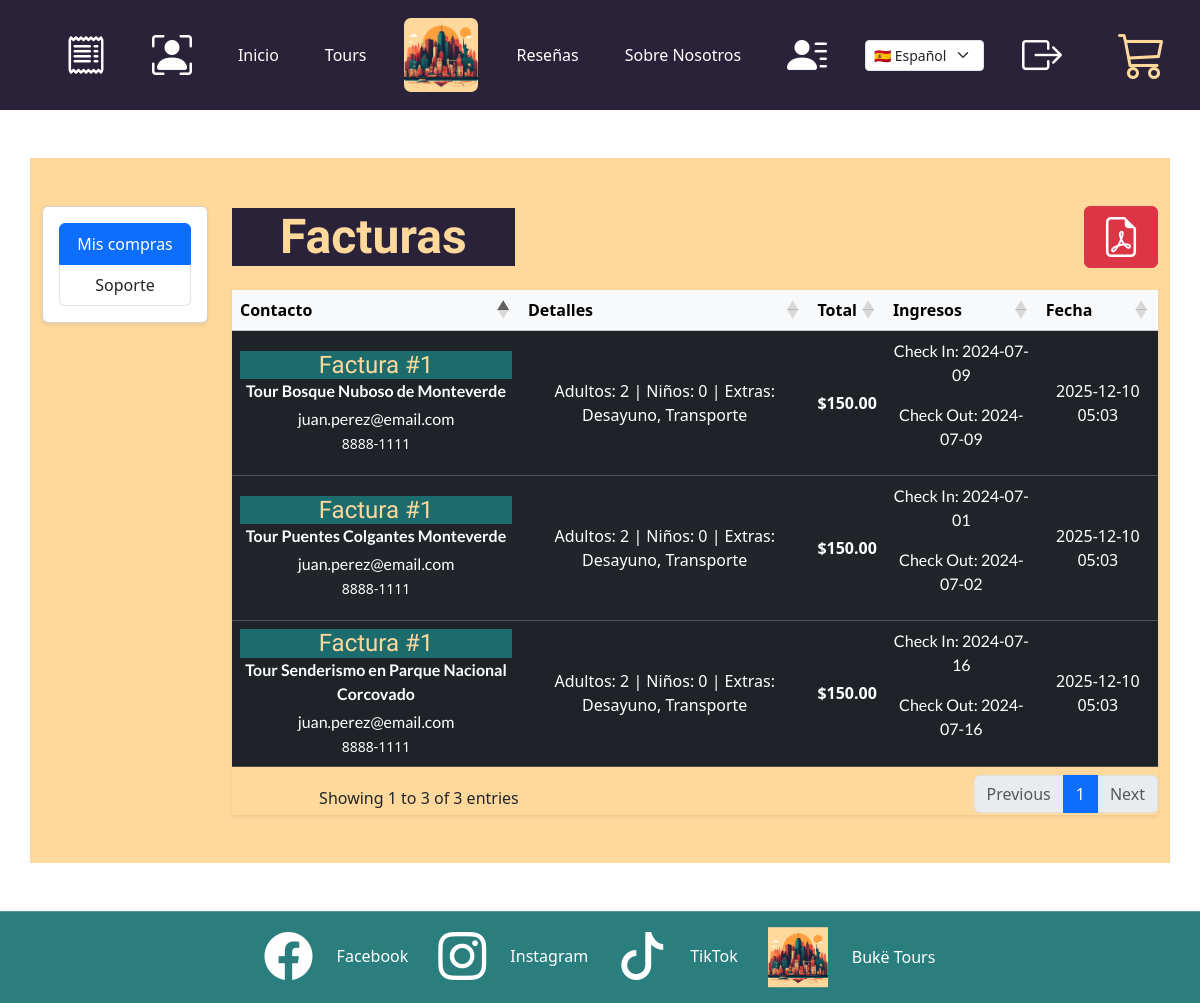
The page /invoices/index.php (signed in) on the database its author committed.
### tables this page shows
CREATE TABLE reservation_tour (
  id INT UNSIGNED NOT NULL AUTO_INCREMENT,

  reservation_id INT UNSIGNED NOT NULL,
  tour_id        INT UNSIGNED NOT NULL,

  check_in_date  DATE NOT NULL,
  check_out_date DATE NOT NULL,

  adults   INT UNSIGNED NOT NULL DEFAULT 0,  
  children INT UNSIGNED NOT NULL DEFAULT 0,  

  created_at TIMESTAMP DEFAULT CURRENT_TIMESTAMP,
  updated_at TIMESTAMP DEFAULT CURRENT_TIMESTAMP ON UPDATE CURRENT_TIMESTAMP,

  PRIMARY KEY (id),

  CONSTRAINT fk_reservation_tour_reservation
    FOREIGN KEY (reservation_id)
    REFERENCES reservation(id)
    ON DELETE CASCADE
    ON UPDATE CASCADE,

  CONSTRAINT fk_reservation_tour_tour
    FOREIGN KEY (tour_id)
    REFERENCES tour(id)
    ON DELETE RESTRICT
    ON UPDATE CASCADE
);

CREATE TABLE IF NOT EXISTS  reservation(
  id INT UNSIGNED NOT NULL AUTO_INCREMENT,
  full_name VARCHAR(200) NOT NULL,
  email VARCHAR(150) NOT NULL,
  telephone VARCHAR(120) NOT NULL,
  country VARCHAR(120) NOT NULL,
  passport VARCHAR(220) NOT NULL,
  adults INT NOT NULL,
  children INT NULL,
  idioma VARCHAR(120) NOT NULL,
  breakfast BOOLEAN NULL DEFAULT FALSE,
  lunch BOOLEAN NULL DEFAULT FALSE,
  dinner BOOLEAN NULL DEFAULT FALSE,
  transport BOOLEAN NULL DEFAULT FALSE,
  travel_insurance BOOLEAN NULL DEFAULT FALSE,
  photo_package BOOLEAN NULL DEFAULT FALSE,
  home_address  VARCHAR(220) NOT NULL,
  city VARCHAR(220) NOT NULL,
  province VARCHAR(230) NOT NULL,
  postal_code VARCHAR(100) NOT NULL,
  total DECIMAL(10,2) NOT NULL,
  subtotal DECIMAL(10,2) NOT NULL,
  userId INT UNSIGNED NOT NULL,
  created_at TIMESTAMP DEFAULT CURRENT_TIMESTAMP,
  updated_at TIMESTAMP DEFAULT CURRENT_TIMESTAMP ON UPDATE CURRENT_TIMESTAMP,
  PRIMARY KEY (id),
  CONSTRAINT fk_reservation_customer
      FOREIGN KEY (userId)
      REFERENCES customer(id)
      ON DELETE CASCADE
      ON UPDATE CASCADE
);

CREATE TABLE tour (
  id INT UNSIGNED NOT NULL AUTO_INCREMENT,
  sku VARCHAR(130) NOT NULL,
  title VARCHAR(150) NOT NULL,
  location VARCHAR(150) NOT NULL,
  category VARCHAR(50) NOT NULL,
  price_usd DECIMAL(10,2) NOT NULL,
  cupon_code VARCHAR(50) NULL,
  cupon_discount INT DEFAULT 0,
  rating DECIMAL(3,1) NOT NULL,
  duration_hours DECIMAL(4,1) NOT NULL,
  discount INT NOT NULL,
  img VARCHAR(500) NOT NULL,
  description VARCHAR(500) NOT NULL,
  iframe TEXT NULL,
  created_at TIMESTAMP DEFAULT CURRENT_TIMESTAMP,
  updated_at TIMESTAMP DEFAULT CURRENT_TIMESTAMP ON UPDATE CURRENT_TIMESTAMP,
  adults_limit   INT UNSIGNED NOT NULL DEFAULT 0,
  children_limit INT UNSIGNED NOT NULL DEFAULT 0,
  PRIMARY KEY (id),
  UNIQUE KEY uq_tours_sku (sku)
);

### config.php (called while the page is built, shortened)
<?php
include 'php/components/navbar.php';
?>

### invoices/index.php (the view, shortened to what this page needs)
<?php
include '../php/helpers/get-tours-reservation-dates.php';
$userID = isset($_SESSION['id'])? (int)$_SESSION['id']: 0;
$mysqli = openConnection();
$sql = 'SELECT reservation_tour.*, tour.*, reservation.* FROM reservation_tour INNER JOIN tour ON reservation_tour.tour_id = tour.id INNER JOIN reservation ON reservation_tour.reservation_id = reservation.id WHERE reservation.userId = ? GROUP BY tour.id;';
$invoices= $mysqli->prepare($sql);
$invoices->bind_param("i", $userID);
$invoices->execute();
$result = $invoices->get_result();
$rows = [];
if ($result) {
    while ($row = $result->fetch_assoc()) {
        $rows[] = $row;
    }
}
?>
<!DOCTYPE html>
<html lang="es">
  <head>
    <?php
      include '../php/styles/common-styles.php';
    ?>
    <link rel="stylesheet" href="/Buke-Tours/assets/css/invoices.css" type="text/css" />
    <link href="https://cdn.datatables.net/1.13.6/css/dataTables.bootstrap5.min.css" rel="stylesheet">
  </head>
  <body>
    <?php
    include '../config.php';
    ?>
    <main>
      <section id="invoices" class="py-5">
        <div class="container-lg bg-yellow-light  py-5">
            <div class="row">
                <aside class="col-12 col-lg-2 mb-4">
                    <nav class="card shadow-sm">
                        <div class="card-body">
                            <div class="list-group">
                                <a class="list-group-item list-group-item-action active" href="#" >Mis compras</a>
                                <a class="list-group-item list-group-item-action" href="mailto:soporte@buke-tours.cr">Soporte</a>
                            </div>
                        </div>
                    </nav>
                </aside>
                <section class="col-12 col-lg-10">
                    <header class="d-flex align-items-center justify-content-between mb-3">
                        <div>
                            <h1 class="h4 m-auto titulo px-5">Facturas</h1>
                        </div>
                        <div>
                            <button title="Imprimir en PDF" id="print-invoices-to-pdf"  type="button" class="btn btn-danger"><i class="bi bi-file-earmark-pdf mx-1 display-6"></i></button>
                        </div>
                    </header>
                    <?php
    if($userID === 0){
    ?>
        <p class="d-flex text-center w-100">Necesitas iniciar sesion para ver tus facturas.</p>
        <a href="/Buke-Tours/auth/login/index.php" class="btn btn-success ">Ir al Formulario de Login</a>
    <?php
    }
    else{
        ?>
        <?php if (!empty($rows)) : ?>
        <div class="table-responsive shadow-sm" id="invoices_table">
            <table id="table-invoices-data" class="table-invoices-data table table-hover table-dark table-striped align-middle w-100">
                <thead class="table-light">
                    <tr>
                        <th>Contacto</th>
                        <th>Detalles</th>
                        <th>Total</th>
                        <th>Ingresos</th>
                        <th>Fecha</th>
                    </tr>
                </thead>
                <tbody>
                    <?php
                    foreach ($rows as $filaDesktop):
                        $extras = [];
                        if ($filaDesktop['breakfast']) $extras[] = 'Desayuno';
                        if ($filaDesktop['transport']) $extras[] = 'Transporte';
                        $details = "Adultos: {$filaDesktop['adults']}";
                        $details .= is_null($filaDesktop['children']) ? '' : " | Niños: {$filaDesktop['children']}";
                        if (!empty($extras)) {
                            $details .= " | Extras: " . implode(', ', $extras);
                        }
                    ?>
                    <tr>
                        <td>
                            <h4 class="subtitulo mb-2">Factura #<?php echo $filaDesktop['id']; ?></h4>
                            <p class="fw-semibold mb-1">Tour <?= htmlspecialchars($filaDesktop['title'] ?? '') ?></p>
                            <p class="mb-0"><?= htmlspecialchars($filaDesktop['email']) ?></p>
                            <small><?= htmlspecialchars($filaDesktop['telephone']) ?></small>
                        </td>
                        <td><?= htmlspecialchars($details) ?></td>
                        <td class="fw-bold">$<?= number_format((float)$filaDesktop['total'], 2) ?></td>
                        <td><?= getTourReservationDates($filaDesktop['id'] , $filaDesktop['tour_id']);?></td>
                        <td>
                            <time datetime="<?= htmlspecialchars($filaDesktop['created_at']) ?>">
                                <?= htmlspecialchars(date('Y-m-d H:i', strtotime($filaDesktop['created_at']))) ?>
                            </time>
                        </td>
                    </tr>
                    <?php endforeach; ?>
                </tbody>
            </table>
        </div>
        <?php else : ?>
            <div class="alert alert-info">No hay facturas disponibles.</div>
            <a href="/Buke-Tours/tours/" class="btn btn-success" title="Comprar Tours">Comprar Tours</a>
        <?php endif; ?>
        <?php
    }
                    ?>
                </section>
            </div>
        </div>
      </section>
    </main>
    <?php
      include '../php/components/footer.php';
    ?>
  </body>
</html>

### php/styles/common-styles.php (shortened to what this page needs)
<link href="https://cdn.jsdelivr.net/npm/bootstrap@5.3.8/dist/css/bootstrap.min.css" rel="stylesheet" />
<link rel="stylesheet" href="https://cdn.jsdelivr.net/npm/bootstrap-icons@1.13.1/font/bootstrap-icons.min.css" />
<link rel="stylesheet" href="/Buke-Tours/assets/css/main.css" type="text/css" />
<link rel="stylesheet" href="/Buke-Tours/assets/css/cart.css" type="text/css" />
<link rel="stylesheet" href="https://cdn.jsdelivr.net/npm/flag-icons/css/flag-icons.min.css" />

### php/components/navbar.php (shortened to what this page needs)
<nav class="barra-navegadora navbar navbar-expand-lg">
  <div class="container-fluid">
    <div class="collapse navbar-collapse" id="navbarNav">
      <ul class="navbar-nav m-auto">
        <?php
        if(isset($_SESSION['userId'])){
          ?>
          <li class="nav-item barra-navegadora-li">
          <a href="/Buke-Tours/invoices/" class="nav-link" title="<?php echo $lang['invoices'] ?? 'Facturas'; ?>"
            >
          <i class="bi bi-receipt display-6"></i>
</a>
        </li>
         <li class="nav-item barra-navegadora-li">
          <a href="/Buke-Tours/profile/" class="nav-link" title="<?php echo $lang['editar_perfil']; ?>"
            ><i class="bi bi-person-bounding-box display-6"></i
          ></a>
        </li>
          <?php
        }
        ?>
        <li class="nav-item barra-navegadora-li">
          <a href="/Buke-Tours/" class="nav-link"><?php echo $lang['inicio'] ?? 'Inicio'; ?></a>
        </li>
        <li class="nav-item barra-navegadora-li">
          <a href="/Buke-Tours/tours/" class="nav-link"><?php echo $lang['tours'] ?? 'Tours'; ?></a>
        </li>
        <li class="nav-item barra-navegadora-li">
          <a href="/Buke-Tours/"
            >
            <img class="logo" src="/Buke-Tours/assets/img/logo.png" alt="Buke Tours Logo" title="Buke Tours Logo" />
        </a>
        </li>
        <?php
        if(isset($_SESSION['userId'])){
          ?>
        <li class="nav-item barra-navegadora-li">
          <a href="/Buke-Tours/reviews/" class="nav-link"><?php echo $lang['reseñas'] ?? 'Reseñas'; ?></a>
        </li>
        <?php } ?>
        <li class="nav-item barra-navegadora-li">
          <a href="/Buke-Tours/about-us/" class="nav-link"><?php echo $lang['sobre_nosotros'] ?? 'Sobre Nosotros'; ?></a>
        </li>
        <li class="nav-item barra-navegadora-li">
          <a href="/Buke-Tours/contact/" class="nav-link" title="<?php echo $lang['contacto']; ?>"><i class="display-6 bi bi-person-lines-fill"></i></a>
        </li>
          <li class="nav-item barra-navegadora-li d-flex align-items-center">
            <select id="language-switcher" class="form-select form-select-sm">
                <option value="es" <?php if (isset($_SESSION['lang']) && $_SESSION['lang'] == 'es') echo 'selected'; ?>>🇪🇸 Español</option>
            </select>
        </li>
        <?php
        if(isset($_SESSION['userId'])){
          ?>
          <li class="nav-item barra-navegadora-li">
            <a href="/Buke-Tours/logout/" class="nav-link" title="Cerrar Session"> <i class="display-6 bi bi-box-arrow-right"></i></a>
          </li>
          <?php
        }
        ?>
      </ul>
    </div>
    <button
      id="shopping-cart"
      class="btn btn-light position-relative"
      type="button"
      data-bs-toggle="modal"
      data-bs-target="#cartModal"
    >
      <i class="bi bi-cart3 display-5"></i>
    </button>
  </div>
</nav>

### php/helpers/get-tours-reservation-dates.php (shortened to what this page needs)
<?php
function getTourReservationDates($reservationId, $tourId){
    $userID = isset($_SESSION['id'])? (int)$_SESSION['id']: 0;
    if($userID<= 0){
        echo "Usuario inválido.";
    }
    else{
        $sqlReservationTour = "SELECT `id`,`reservation_id`,`tour_id`,`check_in_date`,`check_out_date` FROM `reservation_tour` WHERE reservation_id = ? AND tour_id = ?";
        $mysqli = openConnection();
        $tourDates = $mysqli->prepare($sqlReservationTour);
        $tourDates->bind_param("ii", $reservationId,  $tourId);
        if($tourDates->execute()){
            $resultTourDates = $tourDates->get_result();
            $tourDatesHTML = "";
            if ($resultTourDates) {
                while ($row = $resultTourDates->fetch_assoc()) {
                    $tourDatesHTML .= "<p class='w-100'>Check In: " . htmlspecialchars($row['check_in_date']) . "</p>";
                    $tourDatesHTML .= "<p class='w-100'>Check Out: " . htmlspecialchars($row['check_out_date']) . "</p>";
                }
            }
            echo $tourDatesHTML;
        }
        else{
            echo "Error al consultar la reservacion";
        }
    }
}
?>

### php/components/footer.php (shortened to what this page needs)
<footer>
  <nav>
      <ul class="footer-redes py-3">
        <li class="footer-redes-li">
          <a
            href="https://www.facebook.com/"
            target="_blank"
            class="d-flex align-items-center"
            title="Buke Tours Facebook"
          >
            <i class="bi bi-facebook display-5"></i
            ><span class="d-none d-md-block ps-4">Facebook</span></a
          >
        </li>
        <li class="footer-redes-li">
          <a
            href="https://www.instagram.com/unguiaencostarica"
            target="_blank"
            class="d-flex align-items-center"
            title="Buke Tours Instagram"
            ><i class="bi bi-instagram display-5"></i
            ><span class="d-none d-md-block ps-4">Instagram</span></a
          >
        </li>
        <li class="footer-redes-li">
          <a
            href="https://www.tiktok.com/@unguiaencostarica"
            target="_blank"
            class="d-flex align-items-center"
            title="Buke Tours TikTok"
            ><i class="bi bi-tiktok display-5"></i
            ><span class="d-none d-md-block ps-4">TikTok</span></a
          >
        </li>
        <li class="footer-redes-li">
          <a
            href="/Buke-Tours"
            title="Buke Tours Logo"
            target="_self"
            class="d-flex align-items-center"
          >
            <img
              class="logo-footer"
              src="/Buke-Tours/assets/img/logo.png"
              alt="Buke Tours Logo"
              title="Buke Tours Logo"
            /><span class="d-none d-md-block ps-4">Bukë Tours</span></a
          >
        </li>
      </ul>
  </nav>
</footer>

### assets/css/main.css (style rules this page uses)
body { text-align: center; margin: 0; padding: 0; background: url("../img/fondo.png"); background-size: cover; background-repeat: no-repeat; display: flex; flex-direction: column; height: 100vh; background-attachment: fixed; }
body, main, nav, footer { width: 100%; }
main { z-index: 1; }
footer { z-index: 90; top: 92%; position: sticky; }
h1, h2, h3, h4, h5, h6 { font-family: "Gabarito", serif; }
p { font-family: "Lato", serif; }
html, body { position: relative; height: 100%; overflow-x: hidden; }
body { margin: 0 auto; padding: 0; }
.bg-yellow-light { background: #ffd89c !important; }
.swiper-button-next, .swiper-button-prev, #shopping-cart { color: #ffd89c !important; }
.navbar, .barra-navegadora { background-color: #2a2238 !important; padding: 10px; display: flex; justify-content: space-around; align-items: center; color: white; }
.nav-item a { color: #fff; display: flex; flex-direction: column; justify-content: center; align-items: center; height: 90px; text-align: center; }
.barra-navegadora { text-align: center; width: 100%; }
.barra-navegadora-li { display: inline; padding: 0 15px; }
.logo { width: 74px; border-radius: 7px; vertical-align: middle; }
.titulo { color: #ffd89c; font-size: 48px; font-weight: bold; width: 100%; margin: 0 auto; background: #2a2238; }
h4.subtitulo { background: #1c6c6e; color: #ffd89c; margin: 0 auto !important; }
.footer-redes { background-color: #2a7e7e; color: white; text-align: center; display: flex; justify-content: center; bottom: 0; padding: 0px 0; width: 100%; margin-bottom: 0; }
.footer-redes-li { display: inline; margin: 0 15px; }
.footer-redes a { text-decoration: none; color: white; }
img.logo-footer { height: 60px; }
.subtitulo { background: antiquewhite; margin: 0 auto !important; text-align: center; width: 100%; }

### assets/css/cart.css (style rules this page uses)
#shopping-cart { background: transparent; box-shadow: none; border: none; }

### rows shown on the page
reservation_tour: reservation "1", tour.title "Puentes Colgantes Monteverde", reservation.email "juan.perez@email.com", reservation.telephone "8888-1111", reservation.children "Adultos: 2 | Niños: 0 | Extras: Desayuno, Transporte", reservation.total "150.00", check_in_date "2024-07-01", check_out_date "2024-07-02", reservation.created_at "2025-12-10 05:03"
reservation_tour: reservation "1", tour.title "Bosque Nuboso de Monteverde", reservation.email "juan.perez@email.com", reservation.telephone "8888-1111", reservation.children "Adultos: 2 | Niños: 0 | Extras: Desayuno, Transporte", reservation.total "150.00", check_in_date "2024-07-09", check_out_date "2024-07-09", reservation.created_at "2025-12-10 05:03"
reservation_tour: reservation "1", tour.title "Senderismo en Parque Nacional Corcovado", reservation.email "juan.perez@email.com", reservation.telephone "8888-1111", reservation.children "Adultos: 2 | Niños: 0 | Extras: Desayuno, Transporte", reservation.total "150.00", check_in_date "2024-07-16", check_out_date "2024-07-16", reservation.created_at "2025-12-10 05:03"

### other values the page prints
$lang['inicio'] "Inicio"
$lang['tours'] "Tours"
$lang['reseñas'] "Reseñas"
$lang['sobre_nosotros'] "Sobre Nosotros"
